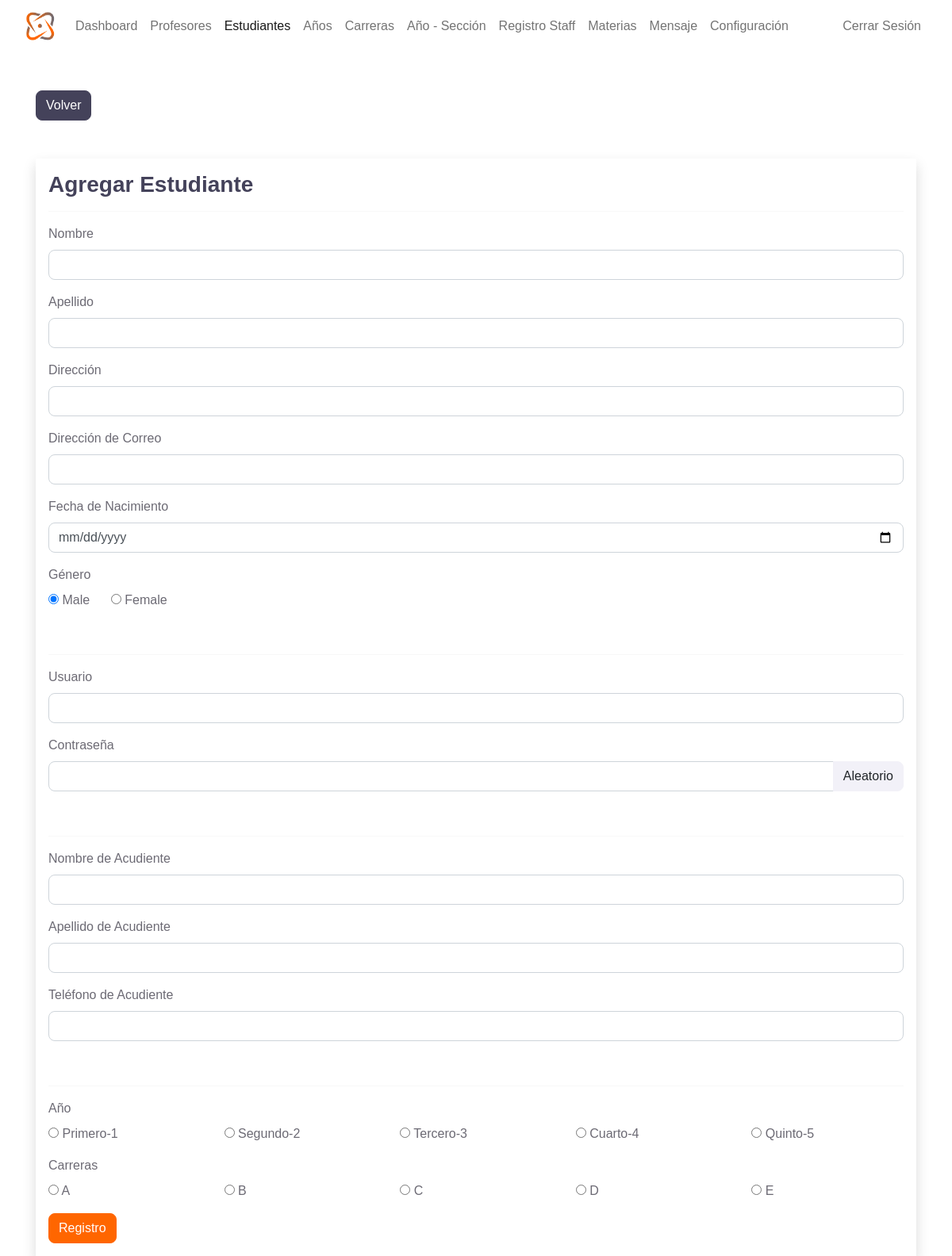
Screenshot of /admin/student-add.php (signed in) with the database file from the repository.
### tables this page shows
CREATE TABLE `grades` (
  `grade_id` int(11) NOT NULL,
  `grade` varchar(31) NOT NULL,
  `grade_code` varchar(7) NOT NULL
);

CREATE TABLE `section` (
  `section_id` int(11) NOT NULL,
  `section` varchar(7) NOT NULL
);

### admin/data/grade.php (called while the page is built, shortened)
<?php
function getAllGrades($conn){
   $sql = "SELECT * FROM grades";
   $stmt = $conn->prepare($sql);
   $stmt->execute();
   if ($stmt->rowCount() >= 1) {
     $grades = $stmt->fetchAll();
     return $grades;
   }else {
    return 0;
   }
}

### admin/data/section.php (called while the page is built, shortened)
<?php
function getAllSections($conn){
   $sql = "SELECT * FROM section";
   $stmt = $conn->prepare($sql);
   $stmt->execute();
   if ($stmt->rowCount() >= 1) {
     $sections = $stmt->fetchAll();
     return $sections;
   }else {
    return 0;
   }
}

### admin/student-add.php (the view, shortened to what this page needs)
<?php
if (
  isset($_SESSION['admin_id']) &&
  isset($_SESSION['role'])
) {
  if ($_SESSION['role'] == 'Admin') {
    include "../DB_connection.php";
    include "data/grade.php";
    include "data/section.php";
    $grades = getAllGrades($conn);
    $sections = getAllSections($conn);
    $fname = '';
    $lname = '';
    $uname = '';
    $address = '';
    $email = '';
    $pfn = '';
    $pln = '';
    $ppn = '';
?>
    <!DOCTYPE html>
    <html lang="en">
    <head>
      <link rel="stylesheet" href="https://cdn.jsdelivr.net/npm/bootstrap@5.2.0/dist/css/bootstrap.min.css">
      <link rel="stylesheet" href="../css/style.css">
      <link rel="stylesheet" href="https://cdnjs.cloudflare.com/ajax/libs/font-awesome/4.7.0/css/font-awesome.min.css">
    </head>
    <body>
      <?php
      include "inc/navbar.php";
      ?>
      <div class="container mt-5">
        <a href="student.php" class="btn btn-dark">Volver</a>
        <form method="post" class="shadow p-3 mt-5 form-w" action="req/student-add.php">
          <h3>Agregar Estudiante</h3>
          <hr>
          <div class="mb-3">
            <label class="form-label">Nombre</label>
            <input type="text" class="form-control" value="<?= $fname ?>" name="fname">
          </div>
          <div class="mb-3">
            <label class="form-label">Apellido</label>
            <input type="text" class="form-control" value="<?= $lname ?>" name="lname">
          </div>
          <div class="mb-3">
            <label class="form-label">Dirección</label>
            <input type="text" class="form-control" value="<?= $address ?>" name="address">
          </div>
          <div class="mb-3">
            <label class="form-label">Dirección de Correo</label>
            <input type="text" class="form-control" value="<?= $email ?>" name="email_address">
          </div>
          <div class="mb-3">
            <label class="form-label">Fecha de Nacimiento</label>
            <input type="date" class="form-control" name="date_of_birth">
          </div>
          <div class="mb-3">
            <label class="form-label">Género</label><br>
            <input type="radio" value="Male" checked name="gender"> Male
            &nbsp;&nbsp;&nbsp;&nbsp;
            <input type="radio" value="Female" name="gender"> Female
          </div><br>
          <hr>
          <div class="mb-3">
            <label class="form-label">Usuario</label>
            <input type="text" class="form-control" value="<?= $uname ?>" name="username">
          </div>
          <div class="mb-3">
            <label class="form-label">Contraseña</label>
            <div class="input-group mb-3">
              <input type="text" class="form-control" name="pass" id="passInput">
              <button class="btn btn-secondary" id="gBtn">
                Aleatorio</button>
            </div>
          </div><br>
          <hr>
          <div class="mb-3">
            <label class="form-label">Nombre de Acudiente</label>
            <input type="text" class="form-control" value="<?= $pfn ?>" name="parent_fname">
          </div>
          <div class="mb-3">
            <label class="form-label">Apellido de Acudiente</label>
            <input type="text" class="form-control" value="<?= $pln ?>" name="parent_lname">
          </div>
          <div class="mb-3">
            <label class="form-label">Teléfono de Acudiente</label>
            <input type="text" class="form-control" value="<?= $ppn ?>" name="parent_phone_number">
          </div><br>
          <hr>
          <div class="mb-3">
            <label class="form-label">Año</label>
            <div class="row row-cols-5">
              <?php foreach ($grades as $grade) : ?>
                <div class="col">
                  <input type="radio" name="grade" value="<?= $grade['grade_id'] ?>">
                  <?= $grade['grade_code'] ?>-<?= $grade['grade'] ?>
                </div>
              <?php endforeach ?>
            </div>
          </div>
          <div class="mb-3">
            <label class="form-label">Carreras</label>
            <div class="row row-cols-5">
              <?php foreach ($sections as $section) : ?>
                <div class="col">
                  <input type="radio" name="section" value="<?= $section['section_id'] ?>">
                  <?= $section['section'] ?>
                </div>
              <?php endforeach ?>
            </div>
          </div>
          <button type="submit" class="btn btn-primary">Registro</button>
        </form>
      </div>
    </body>
    </html>
<?php
  } else {
    header("Location: ../login.php");
    exit;
  }
} else {
  header("Location: ../login.php");
  exit;
}
?>

### rows the page displays
grades: grade_code "Primero", grade "1"
grades: grade_code "Segundo", grade "2"
grades: grade_code "Tercero", grade "3"
grades: grade_code "Cuarto", grade "4"
grades: grade_code "Quinto", grade "5"
section: section "A"
section: section "B"
section: section "C"
section: section "D"
section: section "E"
